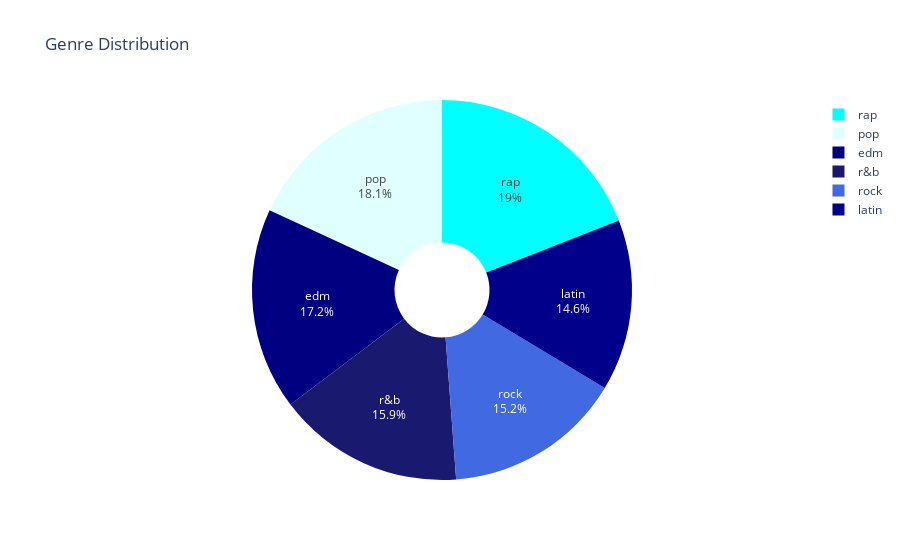

Here is the notebook cell this chart was saved with:
### Code cell
data_genre = data['playlist_genre'].value_counts()

fig = px.pie(data_genre,
             names = data_genre.index,
             values = data_genre.values,
             title = 'Genre Distribution',
             hole = 0.25,
             color = data_genre.index,
             color_discrete_map={'pop':'lightcyan',
                                 'rap':'cyan',
                                 'rock':'royalblue',
                                 'latin':'darkblue',
                                 'r&b': 'midnightblue',
                                 'edm':'navy'}
          )  

fig.update_traces(textposition = 'inside', textinfo = 'percent+label')

### Figure 1 — Plotly figure (JSON) as saved in the notebook; plotly's stock layout.template omitted (floating-point values rounded to 4 significant figures)
{"data": [{"customdata": [["rap"], ["pop"], ["edm"], ["r&b"], ["rock"], ["latin"]], "domain": {"x": [0, 1], "y": [0, 1]}, "hole": 0.25, "hovertemplate": "index=%{customdata[0]}<br>value=%{value}<extra></extra>", "labels": ["rap", "pop", "edm", "r&b", "rock", "latin"], "legendgroup": "", "marker": {"colors": ["cyan", "lightcyan", "navy", "midnightblue", "royalblue", "darkblue"]}, "name": "", "showlegend": true, "textinfo": "percent+label", "textposition": "inside", "type": "pie", "values": [5398, 5132, 4877, 4504, 4305, 4136]}], "layout": {"legend": {"tracegroupgap": 0}, "title": {"text": "Genre Distribution"}}}
